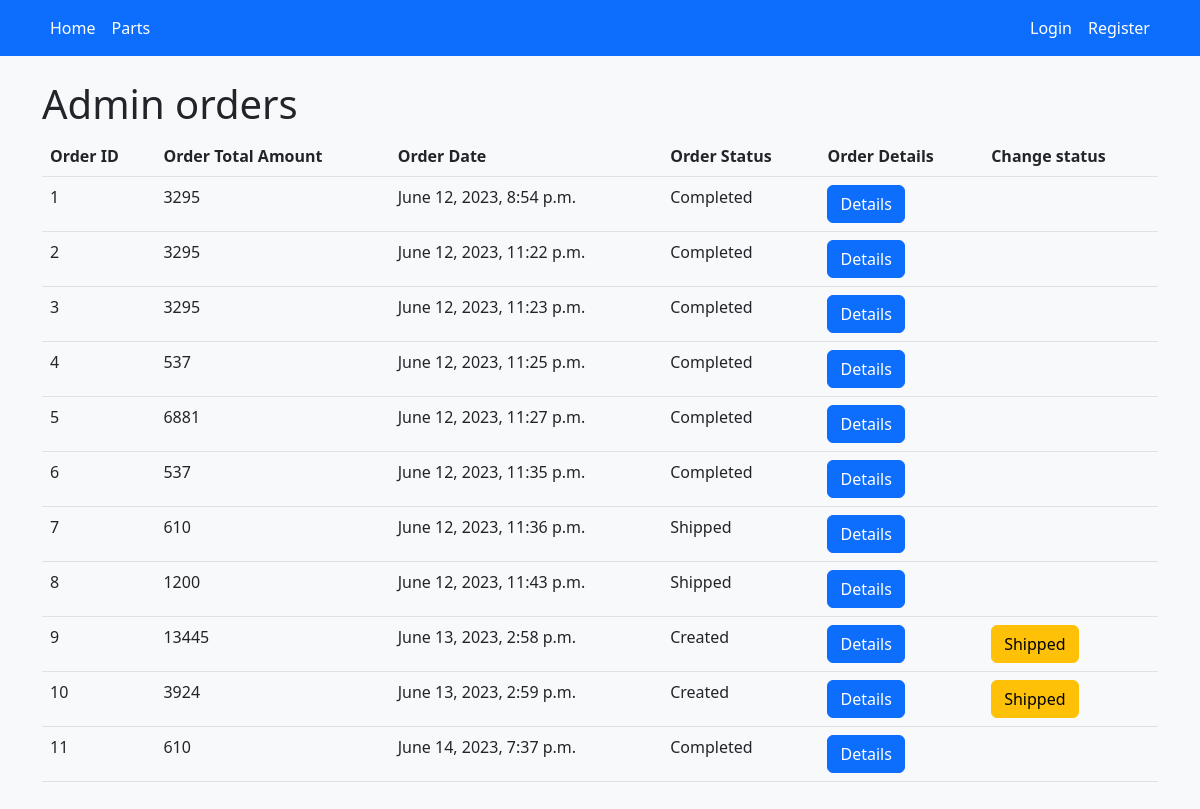
Before: /admin-orders with the older database file.
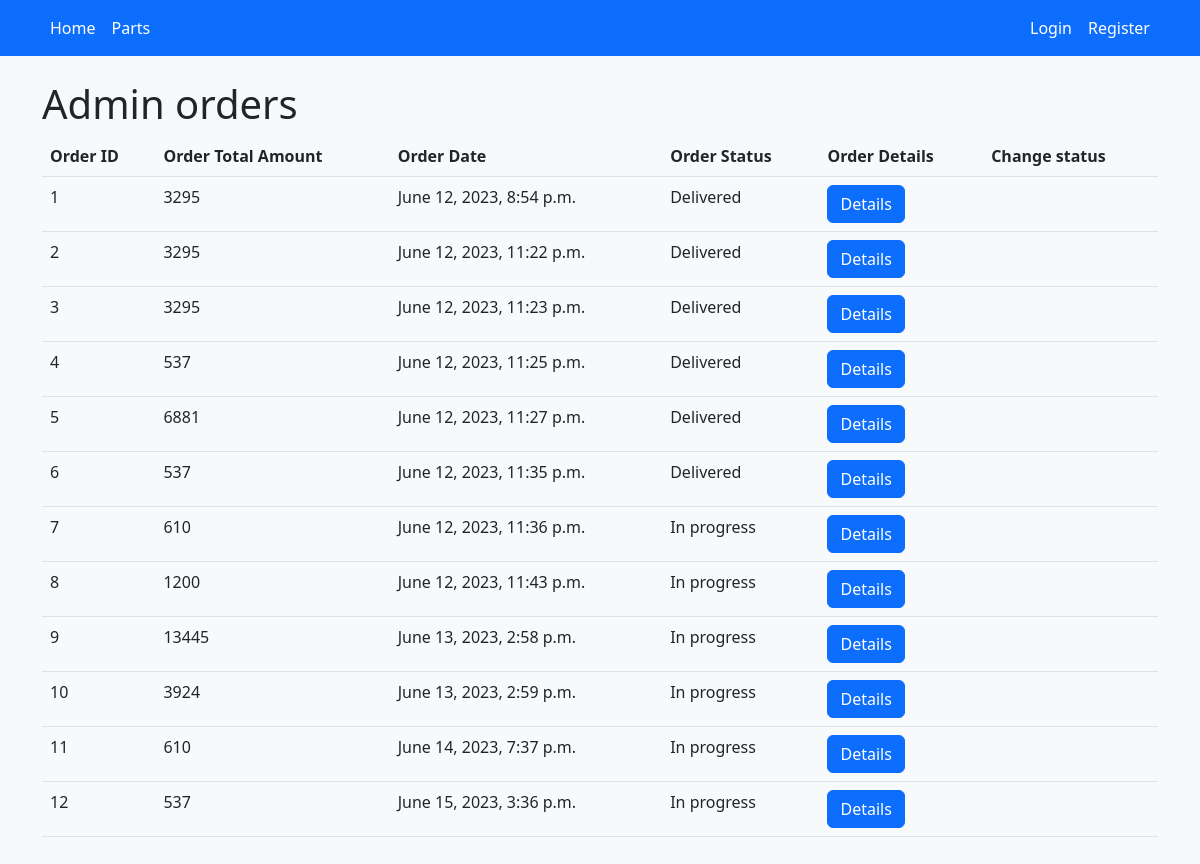
After: the same page with the newer database file.
### autopartz/models.py (models this page shows, shortened)
class Order(models.Model):
    user = models.ForeignKey(CustomUser, on_delete=models.CASCADE)
    cart = models.ForeignKey(ShoppingCart, on_delete=models.CASCADE)
    total_amount = models.IntegerField()
    created_at = models.DateTimeField(auto_now_add=True)
    order_status = models.CharField(max_length=100,
                                    choices=([('Created', 'Created'), ('Shipped', 'Shipped'), ('Completed', 'Completed')]))

### autopartz/views.py (the view)
# urls.py: path('admin-orders', admin_orders, name='admin_orders'),
def admin_orders(request):
    return render(request, 'admin_orders.html', {
        'orders': Order.objects.all()
    })

### templates/admin_orders.html (shortened to what this page needs)
{% extends 'base.html' %}
{% block content %}
<h1 class="display-6">Admin orders</h1>
<table class="table pt-3">
    <thead>
    <tr>
        <th>Order ID</th>
        <th>Order Total Amount</th>
        <th>Order Date</th>
        <th>Order Status</th>
        <th>Order Details</th>
        <th>Change status</th>
    </thead>
    <tbody>
    {% for order in orders %}
        <tr>
        <td>{{ order.id }}</td>
        <td>{{ order.total_amount }}</td>
        <td>{{ order.created_at }}</td>
        <td>{{ order.order_status }}</td>
        <td><a href="{% url 'order_details' order.id %}" class="btn btn-primary">Details</a></td>
        <td>
        {% if order.order_status == "Created" %}
            <a href="{% url 'change_order_status' order.id %}" class="btn btn-warning">Shipped</a>
        {% endif %}
        </td>
    {% endfor %}
</table>
{% endblock %}

Changed rows visible on the page:
changed Order "June 12, 2023, 8:54 p.m.": order_status "Completed" → "Delivered"
changed Order "June 12, 2023, 11:22 p.m.": order_status "Completed" → "Delivered"
changed Order "June 12, 2023, 11:23 p.m.": order_status "Completed" → "Delivered"
changed Order "June 12, 2023, 11:25 p.m.": order_status "Completed" → "Delivered"
changed Order "June 12, 2023, 11:27 p.m.": order_status "Completed" → "Delivered"
changed Order "June 12, 2023, 11:35 p.m.": order_status "Completed" → "Delivered"
changed Order "June 12, 2023, 11:36 p.m.": order_status "Shipped" → "In progress"
changed Order "June 12, 2023, 11:43 p.m.": order_status "Shipped" → "In progress"
changed Order "June 13, 2023, 2:58 p.m.": order_status "Created" → "In progress"; no longer shows "Shipped"
changed Order "June 13, 2023, 2:59 p.m.": order_status "Created" → "In progress"; no longer shows "Shipped"
changed Order "June 14, 2023, 7:37 p.m.": order_status "Completed" → "In progress"
added Order: id "12", total_amount "537", created_at "June 15, 2023, 3:36 p.m.", order_status "In progress"
